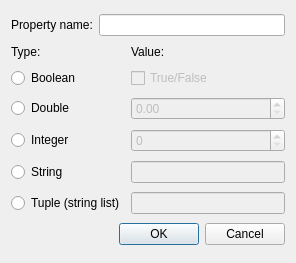
<ui version="4.0" >
 <class>NewPropertyDialog</class>
 <widget class="QDialog" name="NewPropertyDialog" >
  <property name="geometry" >
   <rect>
    <x>0</x>
    <y>0</y>
    <width>296</width>
    <height>263</height>
   </rect>
  </property>
  <property name="windowTitle" >
   <string>New property</string>
  </property>
  <layout class="QGridLayout" >
   <item row="0" column="0" >
    <widget class="QLabel" name="keyLabel" >
     <property name="text" >
      <string>Property name:</string>
     </property>
    </widget>
   </item>
   <item row="0" column="1" colspan="2" >
    <widget class="QLineEdit" name="keyLineEdit" />
   </item>
   <item row="1" column="0" >
    <widget class="QLabel" name="tyoeLabel" >
     <property name="sizePolicy" >
      <sizepolicy vsizetype="Fixed" hsizetype="Preferred" >
       <horstretch>0</horstretch>
       <verstretch>0</verstretch>
      </sizepolicy>
     </property>
     <property name="text" >
      <string>Type:</string>
     </property>
    </widget>
   </item>
   <item row="1" column="2" >
    <widget class="QLabel" name="valueLabel" >
     <property name="sizePolicy" >
      <sizepolicy vsizetype="Fixed" hsizetype="Preferred" >
       <horstretch>0</horstretch>
       <verstretch>0</verstretch>
      </sizepolicy>
     </property>
     <property name="text" >
      <string>Value:</string>
     </property>
    </widget>
   </item>
   <item row="2" column="0" colspan="2" >
    <widget class="QRadioButton" name="boolTypeButton" >
     <property name="text" >
      <string>Boolean</string>
     </property>
    </widget>
   </item>
   <item row="2" column="2" >
    <widget class="QCheckBox" name="boolCheckBox" >
     <property name="enabled" >
      <bool>false</bool>
     </property>
     <property name="text" >
      <string>True/False</string>
     </property>
    </widget>
   </item>
   <item row="3" column="0" colspan="2" >
    <widget class="QRadioButton" name="doubleTypeButton" >
     <property name="text" >
      <string>Double</string>
     </property>
    </widget>
   </item>
   <item row="3" column="2" >
    <widget class="QDoubleSpinBox" name="doubleSpinBox" >
     <property name="enabled" >
      <bool>false</bool>
     </property>
    </widget>
   </item>
   <item row="4" column="0" colspan="2" >
    <widget class="QRadioButton" name="intTypeButton" >
     <property name="text" >
      <string>Integer</string>
     </property>
    </widget>
   </item>
   <item row="4" column="2" >
    <widget class="QSpinBox" name="intSpinBox" >
     <property name="enabled" >
      <bool>false</bool>
     </property>
    </widget>
   </item>
   <item row="5" column="0" colspan="2" >
    <widget class="QRadioButton" name="strTypeButton" >
     <property name="text" >
      <string>String</string>
     </property>
    </widget>
   </item>
   <item row="5" column="2" >
    <widget class="QLineEdit" name="strLineEdit" >
     <property name="enabled" >
      <bool>false</bool>
     </property>
    </widget>
   </item>
   <item row="6" column="0" colspan="2" >
    <widget class="QRadioButton" name="tupleTypeButton" >
     <property name="text" >
      <string>Tuple (string list)</string>
     </property>
    </widget>
   </item>
   <item row="6" column="2" >
    <widget class="QLineEdit" name="tupleLineEdit" >
     <property name="enabled" >
      <bool>false</bool>
     </property>
    </widget>
   </item>
   <item row="7" column="0" colspan="3" >
    <widget class="QDialogButtonBox" name="buttonBox" >
     <property name="orientation" >
      <enum>Qt::Horizontal</enum>
     </property>
     <property name="standardButtons" >
      <set>QDialogButtonBox::Cancel|QDialogButtonBox::NoButton|QDialogButtonBox::Ok</set>
     </property>
    </widget>
   </item>
  </layout>
 </widget>
 <resources/>
 <connections>
  <connection>
   <sender>buttonBox</sender>
   <signal>rejected()</signal>
   <receiver>NewPropertyDialog</receiver>
   <slot>reject()</slot>
   <hints>
    <hint type="sourcelabel" >
     <x>271</x>
     <y>253</y>
    </hint>
    <hint type="destinationlabel" >
     <x>271</x>
     <y>273</y>
    </hint>
   </hints>
  </connection>
 </connections>
</ui>
